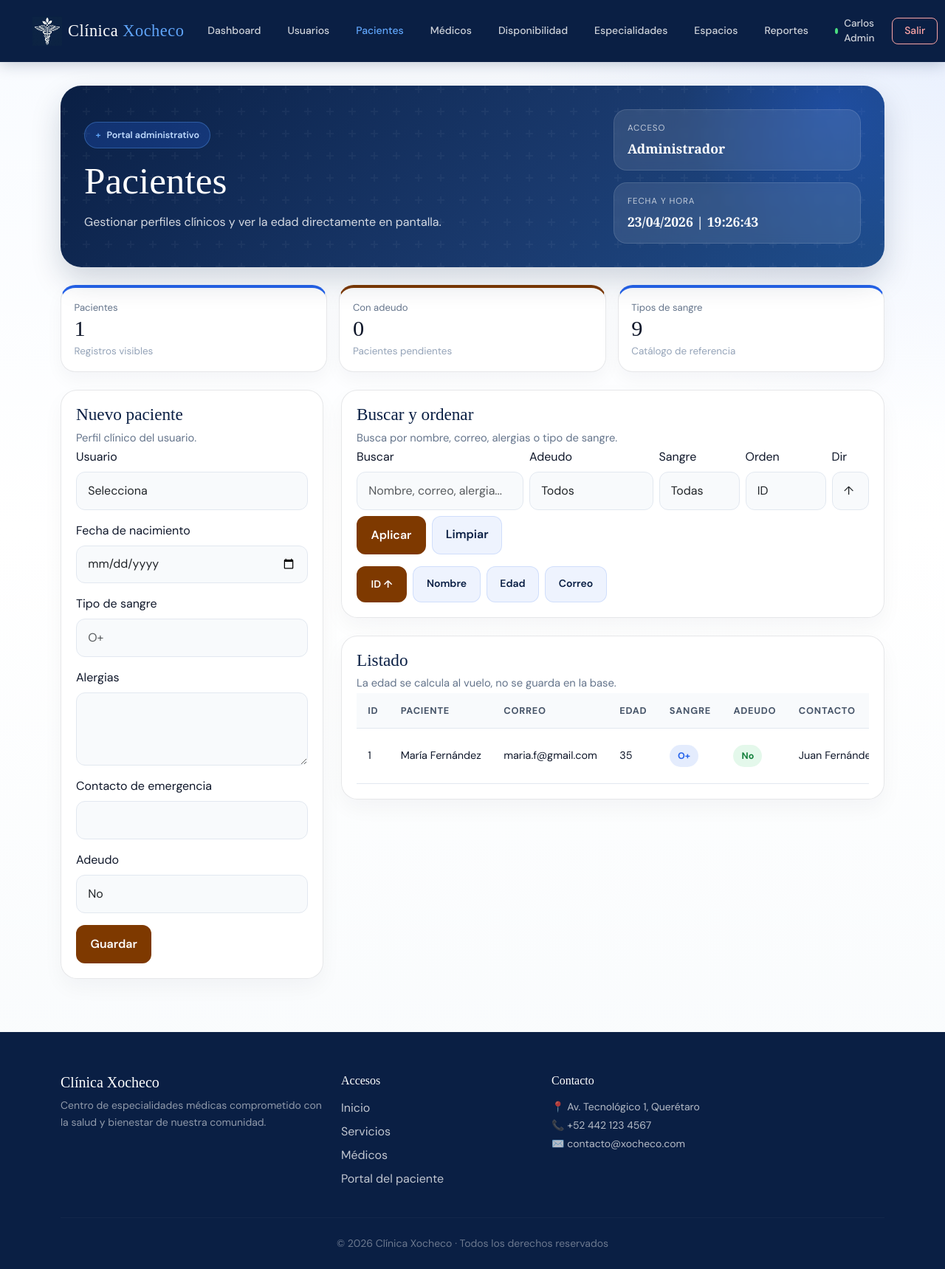
/admin/pacientes/index.php (signed in), run on the app's committed database.
### tables this page shows
CREATE TABLE PACIENTES (
    id_paciente INT AUTO_INCREMENT PRIMARY KEY,
    id_usuario INT NOT NULL UNIQUE,
    fecha_nacimiento DATE NOT NULL,
    tipo_sangre VARCHAR(5),
    alergias TEXT,
    contacto_emergencia VARCHAR(150),
    adeudo BOOLEAN DEFAULT FALSE COMMENT 'Bandera para indicar si el paciente tiene adeudos pendientes',
    FOREIGN KEY (id_usuario) REFERENCES USUARIOS(id_usuario) ON DELETE CASCADE
);

CREATE TABLE USUARIOS (
    id_usuario INT AUTO_INCREMENT PRIMARY KEY,
    id_domicilio INT,
    id_tipo_usuario INT NOT NULL,
    nombre VARCHAR(50) NOT NULL,
    apellidos VARCHAR(100) NOT NULL,
    correo VARCHAR(150) NOT NULL UNIQUE,
    password_hash VARCHAR(255) NOT NULL,
    FOREIGN KEY (id_domicilio) REFERENCES DOMICILIO(id_domicilio) ON DELETE SET NULL,
    FOREIGN KEY (id_tipo_usuario) REFERENCES TIPO_USUARIO(id_tipo_usuario) ON DELETE RESTRICT
);

### admin/pacientes/index.php (the view, shortened to what this page needs)
<?php
require_once '../../src/conexion/conexion.php';
function patientRows(mysqli $conn, string $sql, string $types = '', array $params = []): array
{
    $stmt = $conn->prepare($sql);
    $stmt->execute();
    $result = $stmt->get_result();
    $rows = [];
    if ($result) {
        while ($row = $result->fetch_assoc()) {
            $rows[] = $row;
        }
    }
    return $rows;
}
$search = trim($_GET['q'] ?? '');
$adeudoFilter = $_GET['adeudo'] ?? 'all';
$sort = $_GET['sort'] ?? 'id';
$dir = strtolower($_GET['dir'] ?? 'asc') === 'desc' ? 'DESC' : 'ASC';
$bloodTypeFilter = trim($_GET['sangre'] ?? '');
$bloodTypes = ['A+', 'A-', 'B+', 'B-', 'AB+', 'AB-', 'O+', 'O-', 'Desconocido'];
$editing = null;
$sortMap = [
    'id' => 'p.id_paciente',
    'name' => 'u.nombre',
    'age' => 'edad',
    'email' => 'u.correo',
    'blood' => 'p.tipo_sangre',
    'debt' => 'p.adeudo',
];
$sortField = $sortMap[$sort] ?? 'p.id_paciente';
$params = [];
$types = '';
$sql = "SELECT p.id_paciente, p.id_usuario, p.fecha_nacimiento, p.tipo_sangre, p.alergias, p.contacto_emergencia, p.adeudo,
               TIMESTAMPDIFF(YEAR, p.fecha_nacimiento, CURDATE()) AS edad,
               u.nombre, u.apellidos, u.correo
        FROM PACIENTES p
        INNER JOIN USUARIOS u ON p.id_usuario = u.id_usuario";
$sql .= " ORDER BY {$sortField} {$dir}, p.id_paciente ASC";
$patients = patientRows($conn, $sql, $types, $params);
function patientSortButton(string $label, string $key, string $currentSort, string $currentDir, array $baseParams): string
{
    $isActive = $currentSort === $key;
    $nextDir = $isActive && $currentDir === 'ASC' ? 'desc' : 'asc';
    $baseParams['sort'] = $key;
    $baseParams['dir'] = $nextDir;
    $arrow = $isActive ? ($currentDir === 'ASC' ? ' ↑' : ' ↓') : '';
    return '<a class="btn btn-sm ' . ($isActive ? 'btn-brand' : 'btn-soft') . '" href="?' . htmlspecialchars(http_build_query($baseParams)) . '">' . htmlspecialchars($label . $arrow) . '</a>';
}
$baseFilterParams = [
    'q' => $search,
    'adeudo' => $adeudoFilter,
    'sangre' => $bloodTypeFilter,
    'sort' => $sort,
    'dir' => strtolower($dir),
];
include '../../src/admin/header.php';
?>
<div class="row g-3 mb-4">
    <div class="col-sm-6 col-xl-4">
        <div class="stat-card accent-blue">
            <div class="stat-label">Pacientes</div>
            <div class="stat-value"><?php echo count($patients); ?></div>
            <div class="stat-note">Registros visibles</div>
        </div>
    </div>
    <div class="col-sm-6 col-xl-4">
        <div class="stat-card accent-sand">
            <div class="stat-label">Con adeudo</div>
            <div class="stat-value"><?php echo count(array_filter($patients, static fn ($item) => (int)$item['adeudo'] === 1)); ?></div>
            <div class="stat-note">Pacientes pendientes</div>
        </div>
    </div>
    <div class="col-sm-6 col-xl-4">
        <div class="stat-card accent-blue">
            <div class="stat-label">Tipos de sangre</div>
            <div class="stat-value"><?php echo count($bloodTypes); ?></div>
            <div class="stat-note">Catálogo de referencia</div>
        </div>
    </div>
</div>
<div class="row g-4">
    <div class="col-lg-4">
        <div class="panel-card">
            <div class="panel-head">
                <h2 class="section-title"><?php echo $editing ? 'Editar paciente' : 'Nuevo paciente'; ?></h2>
                <p class="section-subtitle">Perfil clínico del usuario.</p>
            </div>
            <div class="panel-body">
                <form method="post">
                    <div class="mb-3">
                        <label class="form-label">Usuario</label>
                        <select name="id_usuario" class="form-select">
                            <option value="">Selecciona</option>
                        </select>
                    </div>
                    <div class="mb-3">
                        <label class="form-label">Fecha de nacimiento</label>
                        <input type="date" name="fecha_nacimiento" class="form-control" value="<?php echo htmlspecialchars($editing['fecha_nacimiento'] ?? ''); ?>">
                    </div>
                    <div class="mb-3">
                        <label class="form-label">Tipo de sangre</label>
                        <input type="text" name="tipo_sangre" class="form-control" value="<?php echo htmlspecialchars($editing['tipo_sangre'] ?? ''); ?>" placeholder="O+">
                    </div>
                    <div class="mb-3">
                        <label class="form-label">Alergias</label>
                        <textarea name="alergias" class="form-control" rows="3"><?php echo htmlspecialchars($editing['alergias'] ?? ''); ?></textarea>
                    </div>
                    <div class="mb-3">
                        <label class="form-label">Contacto de emergencia</label>
                        <input type="text" name="contacto_emergencia" class="form-control" value="<?php echo htmlspecialchars($editing['contacto_emergencia'] ?? ''); ?>">
                    </div>
                    <div class="mb-3">
                        <label class="form-label">Adeudo</label>
                    <select name="adeudo" class="form-select">
                        <option value="0" <?php echo ((int)($editing['adeudo'] ?? 0) === 0) ? 'selected' : ''; ?>>No</option>
                    </select>
                    </div>
                    <div class="d-flex gap-2">
                        <button class="btn btn-brand" type="submit"><?php echo $editing ? 'Actualizar' : 'Guardar'; ?></button>
                    </div>
                </form>
            </div>
        </div>
    </div>
    <div class="col-lg-8">
        <div class="panel-card mb-4">
            <div class="panel-head">
                <h2 class="section-title">Buscar y ordenar</h2>
                <p class="section-subtitle">Busca por nombre, correo, alergias o tipo de sangre.</p>
            </div>
            <div class="panel-body">
                <form method="get" class="row g-2 align-items-end">
                    <div class="col-md-4">
                        <label class="form-label">Buscar</label>
                        <input type="text" name="q" class="form-control" value="<?php echo htmlspecialchars($search); ?>" placeholder="Nombre, correo, alergia...">
                    </div>
                    <div class="col-md-3">
                        <label class="form-label">Adeudo</label>
                        <select name="adeudo" class="form-select">
                            <option value="all" <?php echo $adeudoFilter === 'all' ? 'selected' : ''; ?>>Todos</option>
                        </select>
                    </div>
                    <div class="col-md-2">
                        <label class="form-label">Sangre</label>
                        <select name="sangre" class="form-select">
                            <option value="">Todas</option>
                        </select>
                    </div>
                    <div class="col-md-2">
                        <label class="form-label">Orden</label>
                        <select name="sort" class="form-select">
                            <option value="id" <?php echo $sort === 'id' ? 'selected' : ''; ?>>ID</option>
                        </select>
                    </div>
                    <div class="col-md-1">
                        <label class="form-label">Dir</label>
                        <select name="dir" class="form-select">
                            <option value="asc" <?php echo strtolower($dir) === 'asc' ? 'selected' : ''; ?>>↑</option>
                        </select>
                    </div>
                    <div class="col-md-12 d-flex gap-2">
                        <button class="btn btn-brand" type="submit">Aplicar</button>
                        <a class="btn btn-soft" href="index.php">Limpiar</a>
                    </div>
                </form>
                <div class="d-flex flex-wrap gap-2 mt-3">
                    <?php echo patientSortButton('ID', 'id', $sort, $dir, $baseFilterParams); ?>
                    <?php echo patientSortButton('Nombre', 'name', $sort, $dir, $baseFilterParams); ?>
                    <?php echo patientSortButton('Edad', 'age', $sort, $dir, $baseFilterParams); ?>
                    <?php echo patientSortButton('Correo', 'email', $sort, $dir, $baseFilterParams); ?>
                </div>
            </div>
        </div>
        <div class="panel-card">
            <div class="panel-head">
                <h2 class="section-title">Listado</h2>
                <p class="section-subtitle">La edad se calcula al vuelo, no se guarda en la base.</p>
            </div>
            <div class="panel-body">
                <div class="table-responsive">
                    <table class="table-clean">
                        <thead>
                            <tr>
                                <th>ID</th>
                                <th>Paciente</th>
                                <th>Correo</th>
                                <th>Edad</th>
                                <th>Sangre</th>
                                <th>Adeudo</th>
                                <th>Contacto</th>
                            </tr>
                        </thead>
                        <tbody>
                            <?php foreach ($patients as $patient): ?>
                                <tr>
                                    <td><?php echo (int)$patient['id_paciente']; ?></td>
                                    <td><?php echo htmlspecialchars($patient['nombre'] . ' ' . $patient['apellidos']); ?></td>
                                    <td><?php echo htmlspecialchars($patient['correo']); ?></td>
                                    <td><?php echo (int)$patient['edad']; ?></td>
                                    <td><span class="chip chip-blue"><?php echo htmlspecialchars($patient['tipo_sangre'] ?: '-'); ?></span></td>
                                    <td><span class="chip <?php echo (int)$patient['adeudo'] === 1 ? 'chip-red' : 'chip-green'; ?>"><?php echo (int)$patient['adeudo'] === 1 ? 'Sí' : 'No'; ?></span></td>
                                    <td><?php echo htmlspecialchars($patient['contacto_emergencia'] ?: '-'); ?></td>
                                </tr>
                            <?php endforeach; ?>
                        </tbody>
                    </table>
                </div>
            </div>
        </div>
    </div>
</div>
<?php include '../../src/admin/footer.php'; ?>

### src/styles/admin.css (style rules this page uses)
:root { --azul-oscuro: #0a1f44; --azul-medio: #1a3a6e; --azul-acento: #2563eb; --azul-claro: #dbeafe; --cafe: #7e3900; --cafe-hover: #ca610a; --blanco: #ffffff; --gris-suave: #f1f5f9; --texto-oscuro: #0f172a; --borde: rgba(15, 23, 42, 0.1); }
* { box-sizing: border-box; }
body { font-family: 'DM Sans', sans-serif; background: radial-gradient(circle at top right, rgba(37, 99, 235, 0.08), transparent 28%), linear-gradient(180deg, #f8fbff 0%, #ffffff 42%, #f7fafc 100%); color: var(--texto-oscuro); }
.panel-card { background: rgba(255, 255, 255, 0.94); border: 1px solid var(--borde); border-radius: 22px; box-shadow: 0 12px 28px rgba(15, 23, 42, 0.04); overflow: hidden; }
.panel-head { padding: 1.2rem 1.25rem 0.2rem; }
.panel-body { padding: 0 1.25rem 1.25rem; }
.section-title { font-family: 'Playfair Display', serif; font-size: 1.45rem; margin-bottom: 0.35rem; color: var(--azul-oscuro); }
.section-subtitle { color: #64748b; font-size: 0.92rem; margin-bottom: 0; }
.stat-card { background: rgba(255, 255, 255, 0.92); border: 1px solid var(--borde); border-radius: 20px; padding: 1.05rem 1.1rem; box-shadow: 0 10px 24px rgba(15, 23, 42, 0.04); height: 100%; }
.accent-blue { border-top: 4px solid #2563eb; }
.accent-sand { border-top: 4px solid var(--cafe); }
.stat-label { color: #64748b; font-size: 0.82rem; margin-bottom: 0.2rem; }
.stat-value { font-family: 'Playfair Display', serif; font-size: 1.9rem; line-height: 1; margin-bottom: 0.35rem; }
.stat-note { color: #94a3b8; font-size: 0.84rem; }
.btn-brand { background: var(--cafe); color: var(--blanco); border: 2px solid var(--cafe); border-radius: 12px; padding: 0.75rem 1.1rem; font-weight: 600; }
.btn-soft { background: rgba(37, 99, 235, 0.08); color: var(--azul-oscuro); border: 1px solid rgba(37, 99, 235, 0.15); border-radius: 12px; padding: 0.75rem 1.1rem; font-weight: 600; }
.table-clean { width: 100%; border-collapse: collapse; }
.table-clean th, .table-clean td { padding: 0.85rem 0.95rem; border-bottom: 1px solid #e2e8f0; text-align: left; white-space: nowrap; }
.table-clean th { color: #475569; font-size: 0.8rem; text-transform: uppercase; letter-spacing: 0.06em; background: #f8fafc; }
.table-clean td { font-size: 0.9rem; }
.chip { display: inline-flex; align-items: center; padding: 0.35rem 0.7rem; border-radius: 999px; font-size: 0.78rem; font-weight: 700; }
.chip-blue { background: rgba(37, 99, 235, 0.12); color: #2563eb; }
.chip-green { background: rgba(34, 197, 94, 0.12); color: #15803d; }
.form-control, .form-select { border-radius: 12px; border: 1.5px solid #e2e8f0; background: #f8fafc; padding: 0.8rem 0.95rem; }

### data on the page
pacientes: adeudo "0", id_paciente "1", id_usuario.apellidos "María Fernández", id_usuario.correo "maria.f@gmail.com", edad "35", tipo_sangre "O+", shows "No", contacto_emergencia "Juan…"

### other printed values
$adminName "Carlos Admin"
$pageTitle "Pacientes"
$pageSubtitle "Gestionar perfiles clínicos y ver la edad directamente en pantalla."
$adminRole "Administrador"
count($patients) "1"
count($bloodTypes) "9"
$label . $arrow "ID ↑ Nombre Edad Correo"
